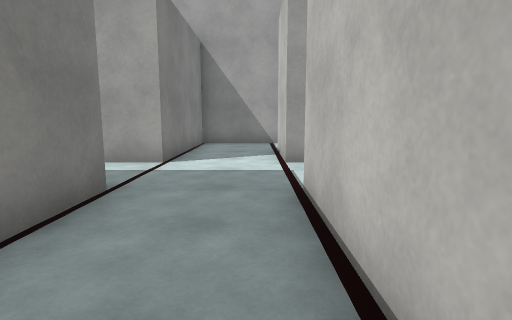
view 1 (above)

24 first-person views from a walk through a scene from a Unity 3-D project. The camera is 1.3 m above the floor, tilts 8° down and sees 80° across. The floor is counted in squares, 1.33 m on a side. Each view is taken from the middle of a square. On the plan, view 1 faces up. The plan holds only what a view shows up to about 12 squares ahead; the rest is blank. The player character is not drawn. Surface patterns are stand-ins for the level's own textures.

view 2
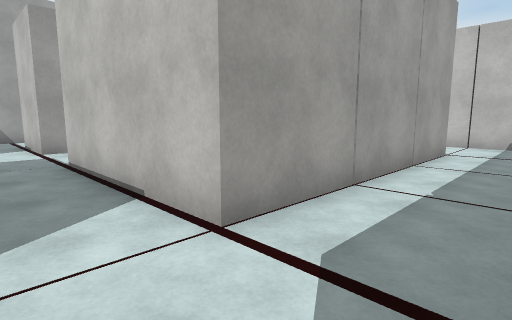

view 3
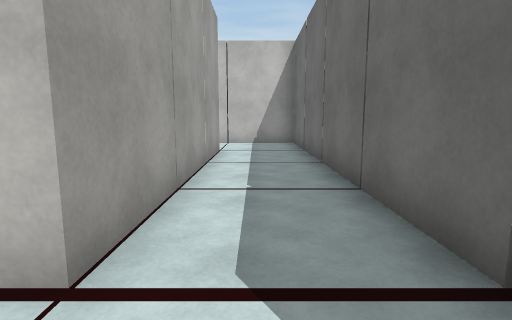

view 4
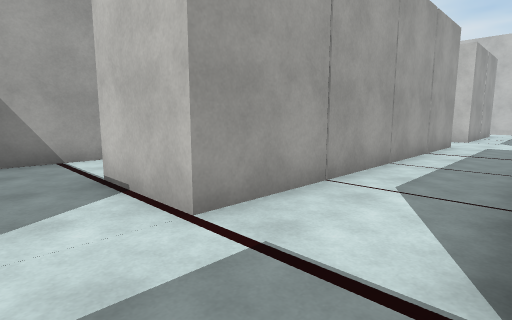

view 5
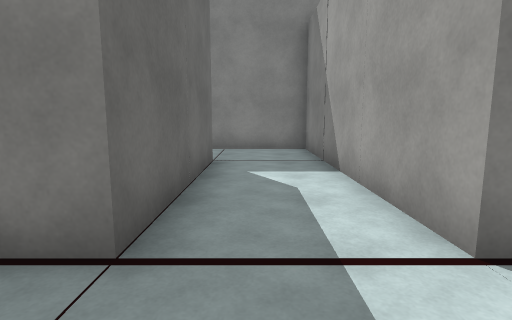

view 6
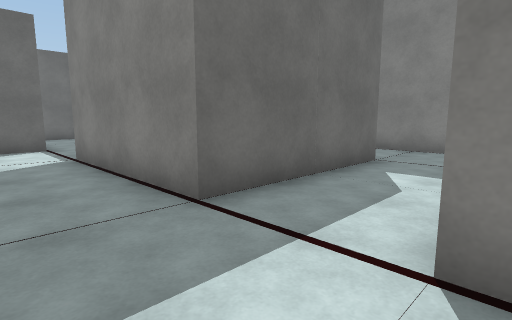

view 7
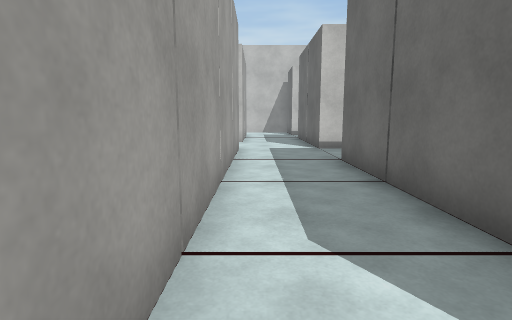

view 8
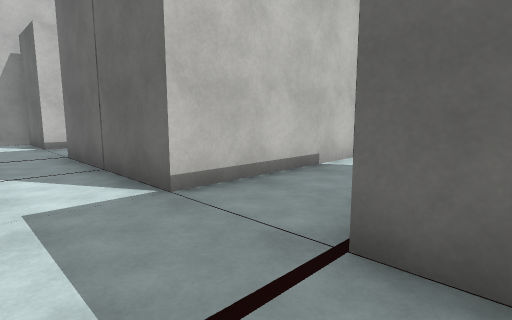

view 9
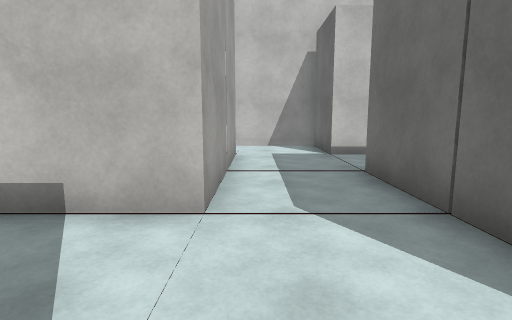

view 10
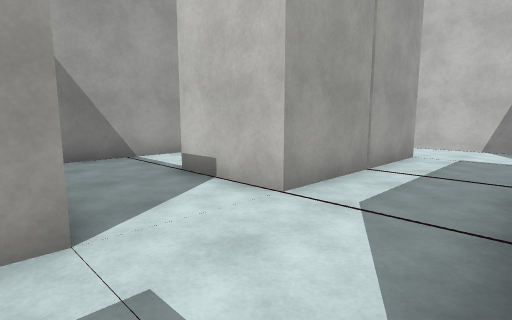

view 11
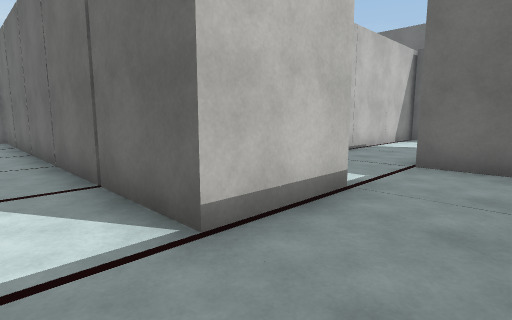

view 12
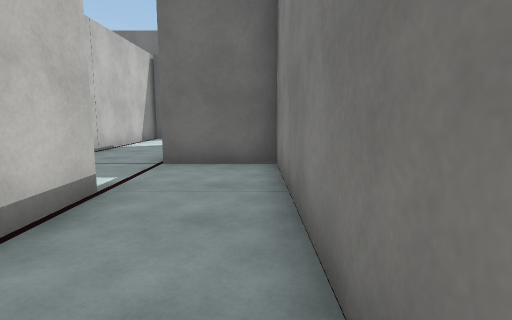

view 13
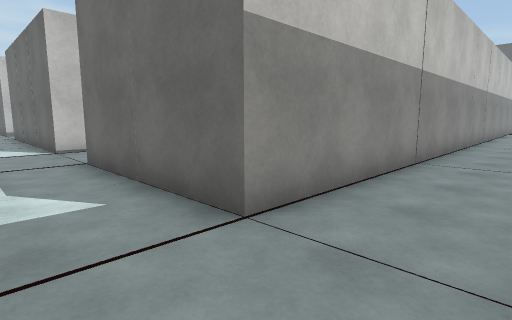

view 14
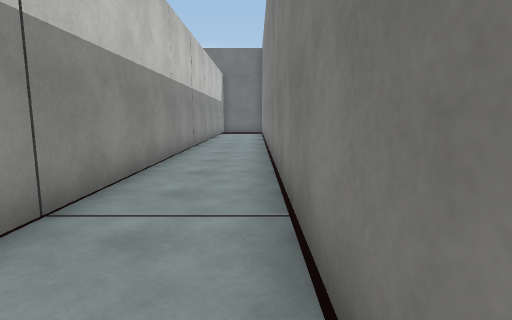

view 15
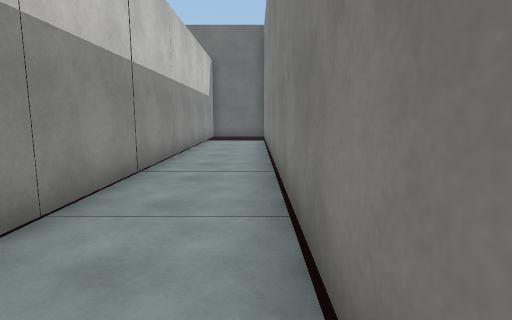

view 16
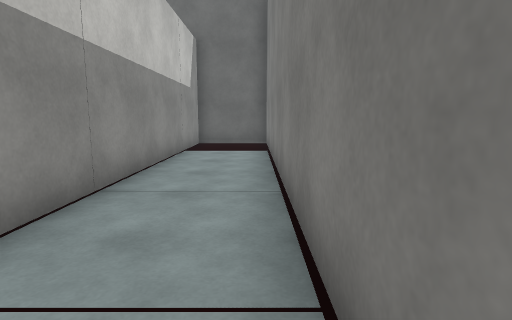

view 17
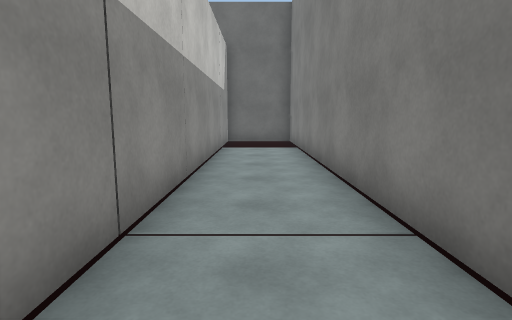

view 18
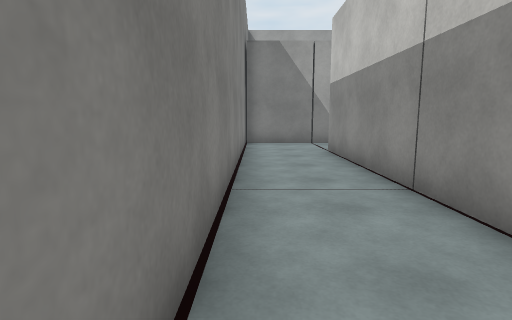

view 19
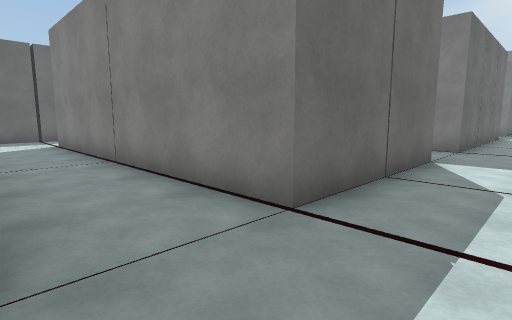

view 20
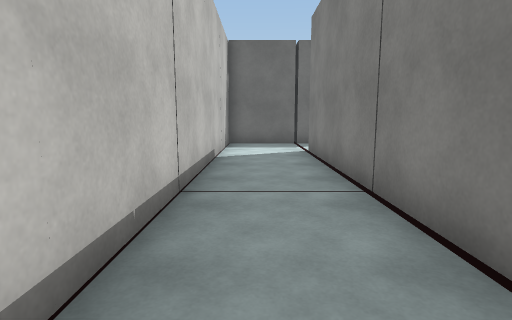

view 21
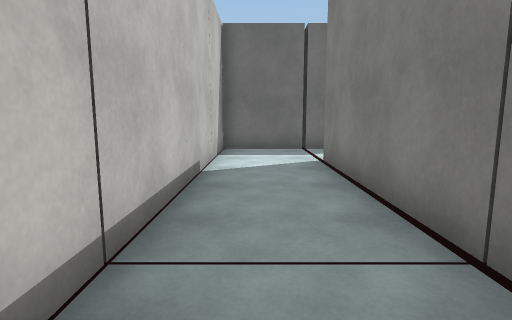

view 22
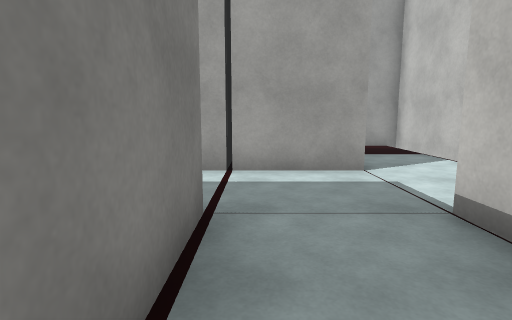

view 23
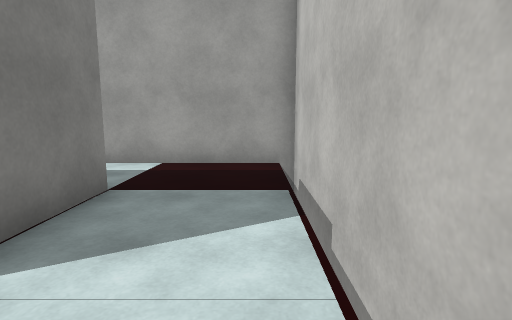

view 24
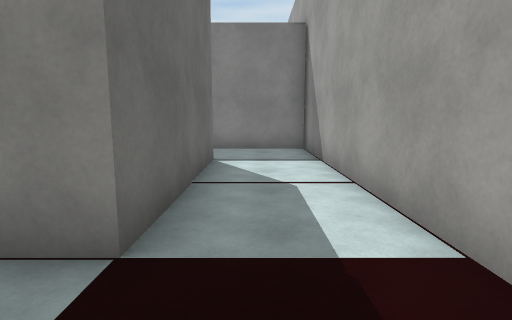

### Floor plan
Points are (right, up) in squares from view 1. A wall is a line through its corners. A room is listed if a view was taken in it or the views show most of it. See-through windows are left out.
Room 1 (views 1, 2, 3, 4, 5, 6, 7, 8, 9, 10, 13, 14, 15, 16, 17, 18, 19, 20, 21, 22, 23, 24)
walls: (8.1, -0.9) (0.6, -0.9) (0.6, 4) (8, 4) (8, 3.2); (-1.9, -3.4) (10.6, -3.4) (10.6, 4) (15.5, 4) (15.5, -6); (10.6, 6.5) (0.6, 6.5) (0.6, 9.1); (14.9, -8.5) (18, -8.5); (15.5, -8.4) (15.5, -9.2); (18, -8.8) (18, 4) (20.5, 4); (1.5, 11.5) (-2, 11.5) (-2, 6.5) (-9.4, 6.5) (-9.4, -18.1); (10.6, 11.5) (10.6, 8.6); (18, 6.5) (13, 6.5) (13, 9) (18, 9) (18, 7.2); (20.8, 3.9) (20.8, 11.5) (10.2, 11.5); (-9.5, -18.6) (-6.9, -18.6) (-6.9, 4) (-2, 4) (-2, -1)
ways out: opening at (-2, -2.5) to room 2
Room 2 (views 11, 12)
walls: (-1.9, -6) (-1.9, -3.4); (-4.4, -2.4) (-4.4, -8.5) (-2, -8.5)
ways out: opening at (-2, -2.5) to room 1; opening at (-2, -7.5)

Positions as (right, up) in squares from view 1, and headings:
1: (0, 0), facing up
2: (-1, -3), facing up-right
3: (-1, -2), facing right
4: (-1, 4), facing up-right
5: (0, 5), facing left
6: (0, 7), facing down-left
7: (1, 6), facing right
8: (7, 6), facing down-right
9: (10, 6), facing right
10: (10, 4), facing up-right
11: (-4, -2), facing down-right
12: (-4, -2), facing down
13: (-9, 6), facing down-right
14: (-9, 2), facing down
15: (-9, -3), facing down
16: (-9, -7), facing down
17: (-8, -6), facing down
18: (-9, -5), facing up
19: (18, 6), facing down-left
20: (17, 3), facing down
21: (17, 1), facing down
22: (16, 1), facing up
23: (20, 5), facing up
24: (20, 10), facing left
